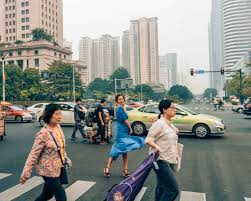
%> input picture Final Project/citylife.jpeg, 251 x 201 px
$ octave FinalProject.m   (GNU Octave 9; MATLAB toolbox functions it lacks are replaced by stand-ins)
%> lines starting %> are read from the running program, lines starting %| are printed output that depends on the picture; in (x1, y1, x2, y2) boxes, pixels count from 0 and x2, y2 are one past the last pixel; in counts of white or black regions, pixels touching at a corner belong together; the program's own positions count from 1
clc;
clearvars;

textSize = 15;
input = imread('citylife.jpeg', 'jpg'); %Reading the image
%> input is the input picture: size 201x251x3 uint8; mean R, G, B 140.8, 143.9, 137.9
Photo = rgb2gray(input); %Conversion of image to greyscale
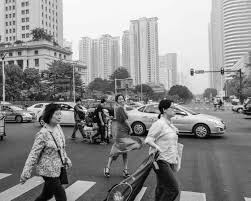
%> Photo: size 201x251 uint8; min 0, max 255, mean 142.3

%(2, 2, 1) The 2's represent the row and column
%and the 1 represents the position of the plot
subplot(2, 2, 1);
imshow(Photo);
title('Grey Scale', 'FontSize', textSize);
%FontSize is a built-in function to adjust the font size
[pixels, greyLevels] = imhist(Photo);
%> pixels = 256 values, max 1476 at index 248, min 3 at index 1, mean 197.1; greyLevels = 256 values from 0 to 255
subplot(2, 2, 3);

%plotting the histogram bar graph
bar(greyLevels, pixels); %chose a bar histogram over a stair histogram
%plot(imhist(Photo), 'black.-');
%title({'First line';'Second line'},'FontWeight','Normal')
%title({'Histogram'}, 'FontWeight','Heavy');
title('Histogram', 'FontSize', textSize);
xlabel('Grey Level', 'FontSize', textSize);
ylabel('Pixels', 'FontSize', textSize);


Double = im2double(Photo); %using double precision
ImageMax = max(Double(:));
%> ImageMax = 1
ImageMin = min(Double(:));
%> ImageMin = 0
T = 0.5*(ImageMax+ImageMin);
%> T = 0.5
deltaT = 0.01;
num = 1;
done = false;

while ~done
  %Thresholding Calculations
  Thresh(num) = T;
  segmented = Double >= T;
  Tnext = 0.5*(mean(Double(segmented)) + mean(Double(~segmented)));
  done = abs(T - Tnext) < deltaT;
  T = Tnext;
  subplot(2, 2, 2);
  imshow(segmented);
  title('Segmentation', 'FontSize', textSize);

  subplot(2, 2, 4);
  plot(Thresh, 'black.-', 'MarkerSize', 20, 'LineWidth', 1);
  %'black.-' changes the color of the points and the line
  %'MarkerSize' changes the thickness of the points
  %'LineWidth' changes the thickness of the line
  title('Thresholds', 'FontSize', textSize);
  xlabel('Iteration', 'FontSize', textSize);
  ylabel('Threshold', 'FontSize', textSize);

  num = num + 1;
end
%> this loop made 3 passes
%> (Tnext, done, T) on passes 1 to 3: (0.543, false, 0.543), (0.558, false, 0.558), (0.563, true, 0.563)
%> pass 1, `segmented = Double >= T;`:
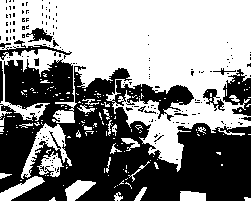
%> segmented: size 201x251 logical; 53.4% white; 181 black regions (166 under 20 px), largest, box (x1, y1, x2, y2) and area: (0, 59, 251, 201) 21202, (223, 69, 251, 116) 747, (0, 40, 72, 60) 338
%> pass 1, `ylabel('Threshold', 'FontSize', textSize);`:
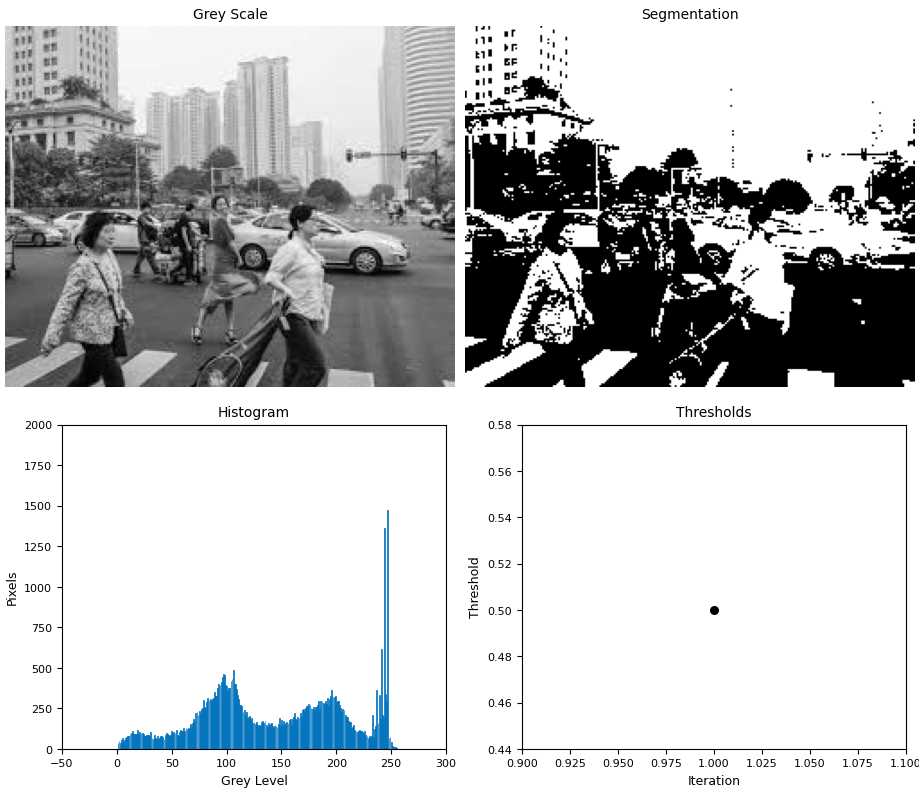
%> figure redrawn from the program's plot data, 4 panels
%> pass 2, `segmented = Double >= T;`:
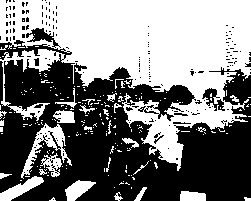
%> segmented: size 201x251 logical; 50% white; 189 black regions (181 under 20 px), largest, box (x1, y1, x2, y2) and area: (0, 40, 251, 201) 23991, (26, 28, 61, 48) 255, (202, 88, 225, 111) 218
%> pass 2, `title('Segmentation', 'FontSize', textSize);`:
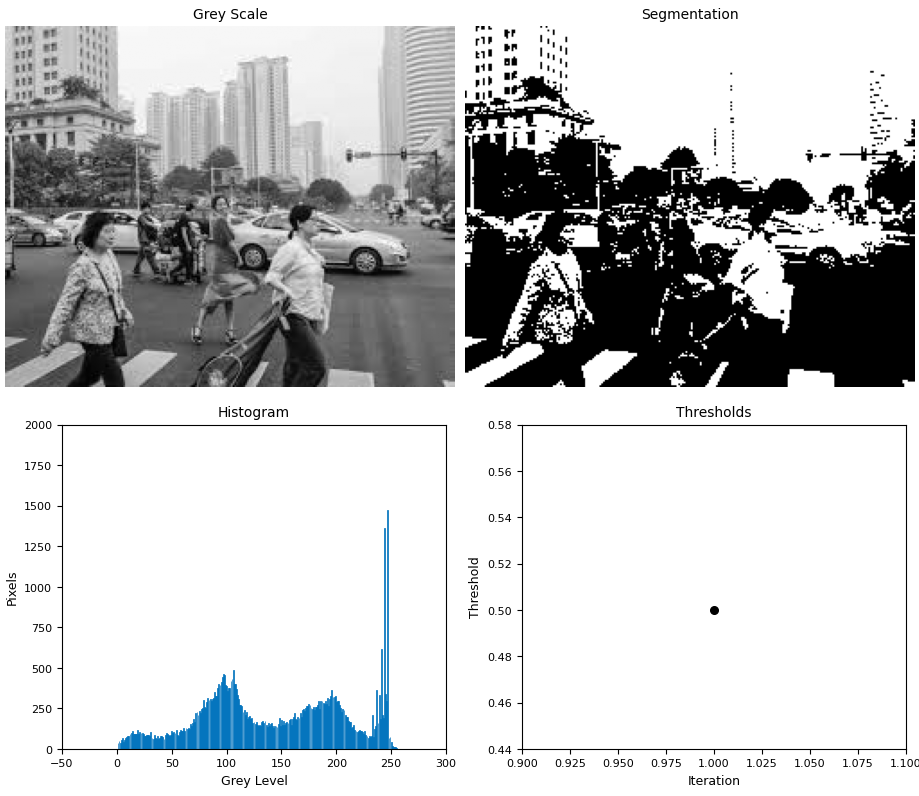
%> figure redrawn from the program's plot data, 4 panels
%> pass 3, `segmented = Double >= T;`:
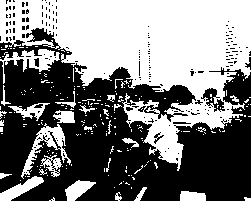
%> segmented: size 201x251 logical; 48.9% white; 220 white regions (192 under 20 px), largest, box (x1, y1, x2, y2) and area: (0, 0, 251, 171) 20301, (21, 123, 71, 179) 709, (0, 49, 60, 84) 668
%> after the loop, Thresh = [0.5 0.543 0.558]; num = 4

$ run again, with Final Project/beach.jpg copied over Final Project/citylife.jpeg
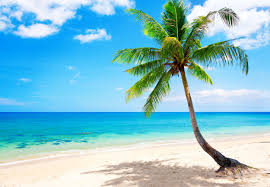
%> input picture Final Project/beach.jpg, 270 x 187 px
%> input is the input picture: size 187x270x3 uint8; mean R, G, B 133.6, 194.1, 208.8
%> pixels = 256 values, max 770 at index 249, min 0 at index 1, mean 197.2; greyLevels = 256 values from 0 to 255
%> ImageMax = 1
%> ImageMin = 0.00784
%> `T = 0.5*(ImageMax+ImageMin);`: T = 0.504
%> the loop `while ~done` made 5 passes
%> (Tnext, done, T) on passes 1 to 5: (0.579, false, 0.579), (0.625, false, 0.625), (0.652, false, 0.652), (0.666, false, 0.666), (0.673, true, 0.673)
%> pass 1, `segmented = Double >= T;`:
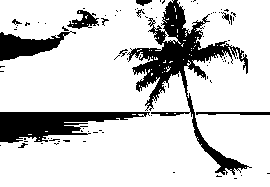
%> segmented: size 187x270 logical; 81.7% white; 88 black regions (76 under 20 px), largest, box (x1, y1, x2, y2) and area: (127, 0, 252, 175) 4657, (0, 112, 150, 143) 2561, (0, 31, 76, 61) 1096
%> after the loop `while ~done`: Thresh = [0.504 0.579 0.625 0.652 0.666]; num = 6
%> after the loop `while ~done`:
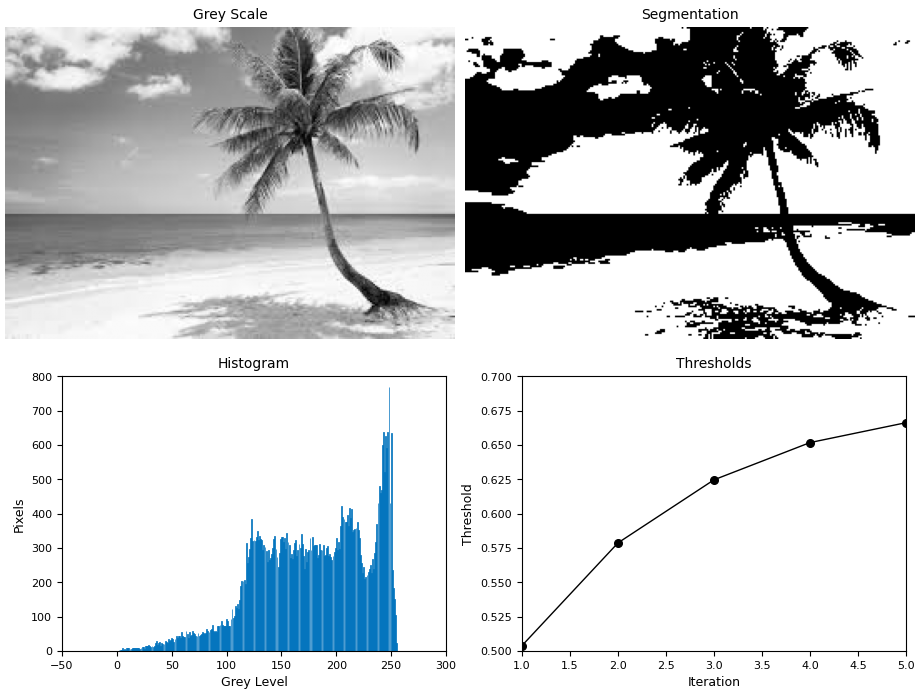
%> figure redrawn from the program's plot data, 4 panels

$ run again, with Final Project/test_photo.jpg copied over Final Project/citylife.jpeg
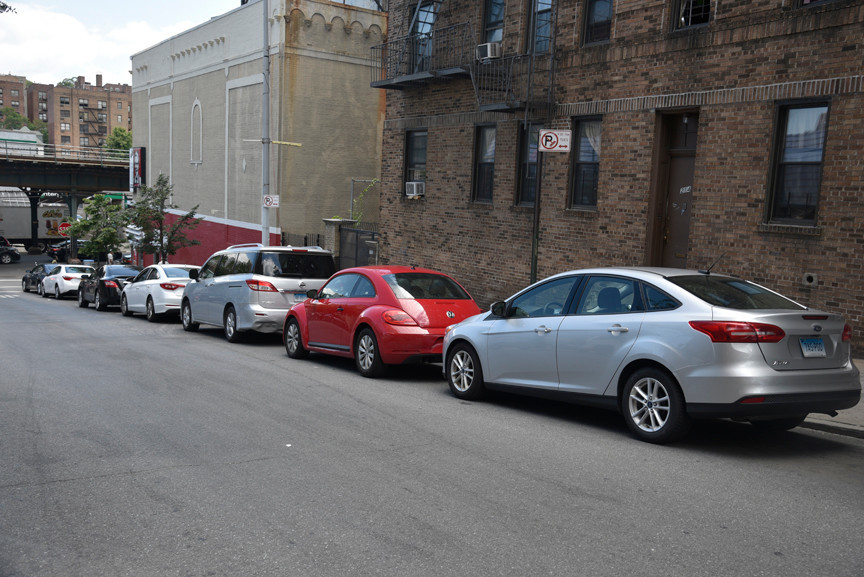
%> input picture Final Project/test_photo.jpg, 864 x 577 px
%> input is the input picture: size 577x864x3 uint8; mean R, G, B 103.7, 101.1, 101.7
%> pixels = 256 values, max 6693 at index 132, min 57 at index 1, mean 1947.4; greyLevels = 256 values from 0 to 255
%> ImageMax = 1
%> ImageMin = 0
%> `T = 0.5*(ImageMax+ImageMin);`: T = 0.5
%> the loop `while ~done` made 4 passes
%> (Tnext, done, T) on passes 1 to 4: (0.455, false, 0.455), (0.417, false, 0.417), (0.394, false, 0.394), (0.385, true, 0.385)
%> pass 1, `segmented = Double >= T;`:
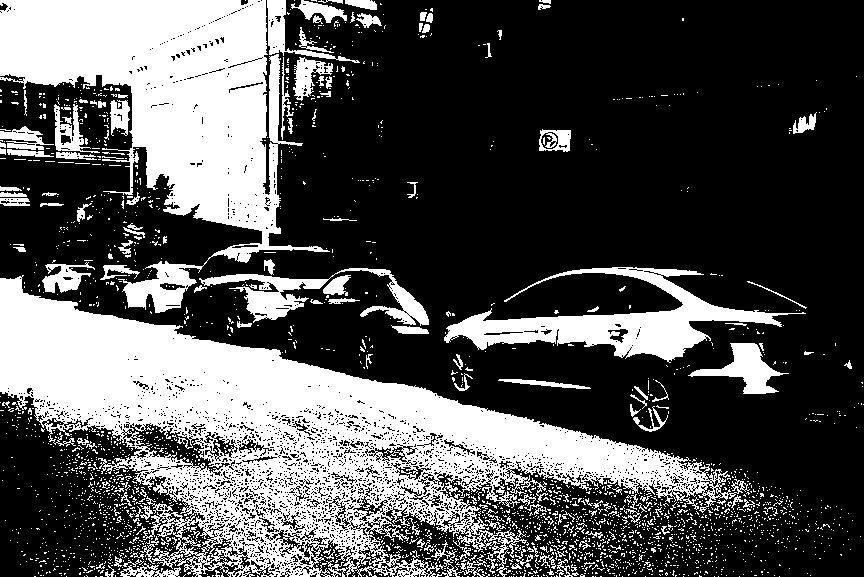
%> segmented: size 577x864 logical; 32.1% white; 2567 white regions (2411 under 20 px), largest, box (x1, y1, x2, y2) and area: (0, 275, 750, 577) 79109, (0, 0, 330, 313) 42936, (444, 267, 806, 363) 10331
%> after the loop `while ~done`: Thresh = [0.5 0.455 0.417 0.394]; num = 5
%> after the loop `while ~done`:
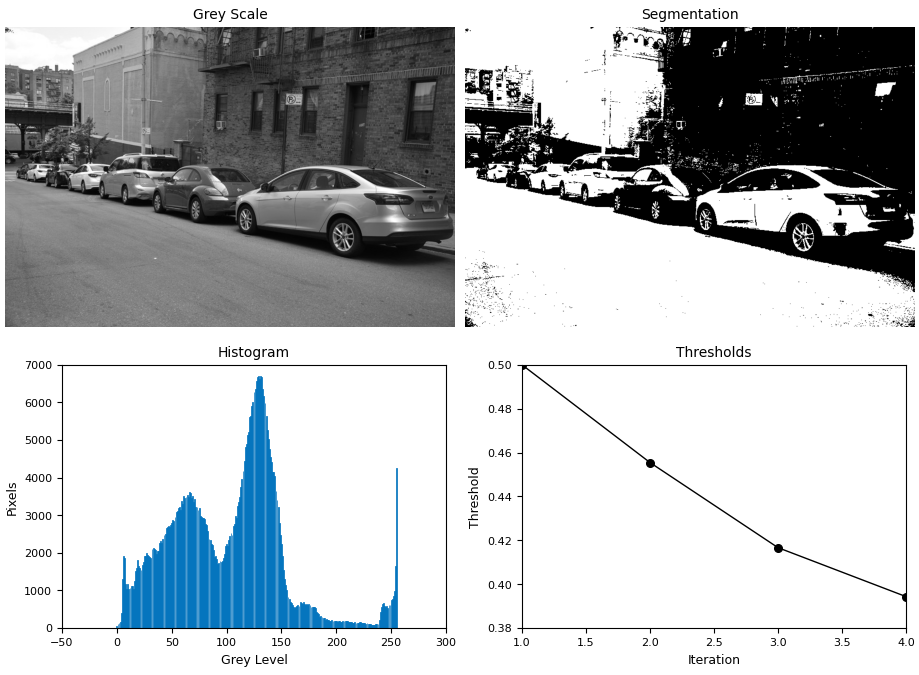
%> figure redrawn from the program's plot data, 4 panels
